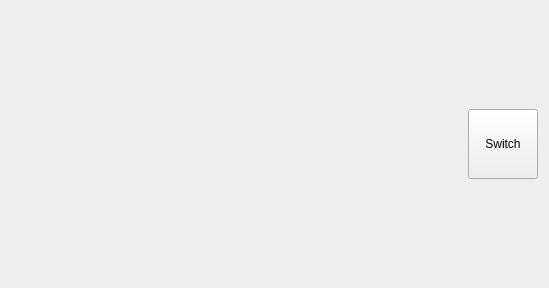
<?xml version="1.0" encoding="UTF-8"?>
<ui version="4.0">
 <class>FixedOptionWidget</class>
 <widget class="QWidget" name="FixedOptionWidget">
  <property name="geometry">
   <rect>
    <x>0</x>
    <y>0</y>
    <width>549</width>
    <height>288</height>
   </rect>
  </property>
  <property name="windowTitle">
   <string>Form</string>
  </property>
  <layout class="QHBoxLayout" name="horizontalLayout">
   <item>
    <widget class="QLabel" name="pixmap_label">
     <property name="text">
      <string/>
     </property>
     <property name="scaledContents">
      <bool>true</bool>
     </property>
     <property name="alignment">
      <set>Qt::AlignmentFlag::AlignCenter</set>
     </property>
    </widget>
   </item>
   <item>
    <widget class="QPushButton" name="btny_switch">
     <property name="maximumSize">
      <size>
       <width>70</width>
       <height>70</height>
      </size>
     </property>
     <property name="text">
      <string>Switch</string>
     </property>
    </widget>
   </item>
  </layout>
 </widget>
 <resources/>
 <connections/>
</ui>
